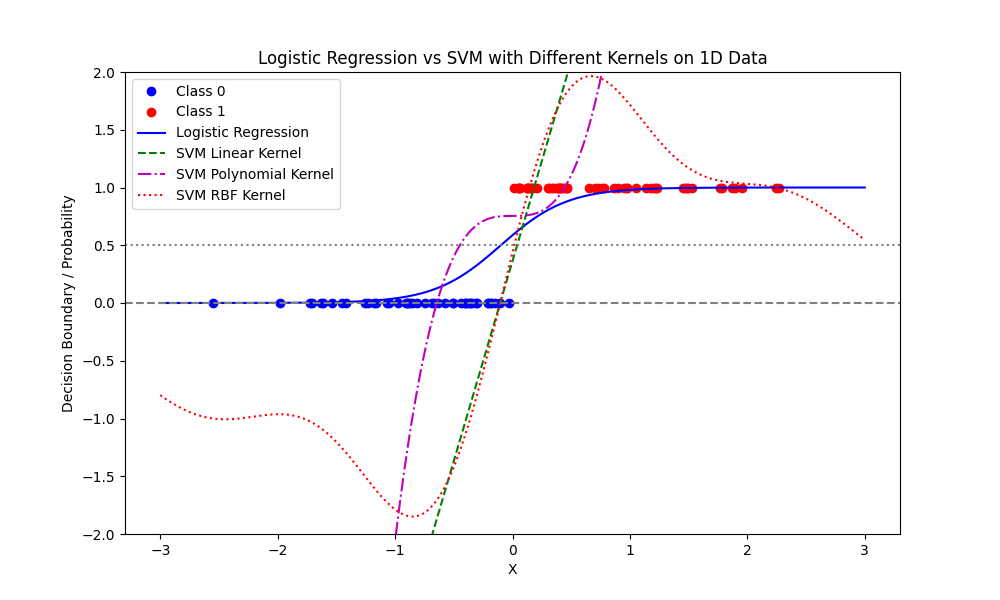

Python code for this plot:
import numpy as np
import matplotlib.pyplot as plt
from sklearn.linear_model import LogisticRegression
from sklearn.svm import SVC
from sklearn.metrics import accuracy_score
from sklearn.model_selection import train_test_split

# Generate a simple 1D dataset
np.random.seed(0)
X = np.random.randn(100, 1)  # 100 points in 1D space
y = (X > 0).astype(int).ravel()  # Classify points based on their sign (0 for negative, 1 for positive)

# Split the data into training and test sets
X_train, X_test, y_train, y_test = train_test_split(X, y, test_size=0.2, random_state=0)

# Initialize logistic regression and SVM models with different kernels
log_reg = LogisticRegression()
svm_linear = SVC(kernel='linear')
svm_poly = SVC(kernel='poly', degree=3)  # Polynomial kernel with degree 3
svm_rbf = SVC(kernel='rbf', gamma='scale')  # RBF kernel with default gamma

# Train the models
log_reg.fit(X_train, y_train)
svm_linear.fit(X_train, y_train)
svm_poly.fit(X_train, y_train)
svm_rbf.fit(X_train, y_train)

# Predict on the test set
y_pred_log_reg = log_reg.predict(X_test)
y_pred_svm_linear = svm_linear.predict(X_test)
y_pred_svm_poly = svm_poly.predict(X_test)
y_pred_svm_rbf = svm_rbf.predict(X_test)

# Calculate accuracy
acc_log_reg = accuracy_score(y_test, y_pred_log_reg)
acc_svm_linear = accuracy_score(y_test, y_pred_svm_linear)
acc_svm_poly = accuracy_score(y_test, y_pred_svm_poly)
acc_svm_rbf = accuracy_score(y_test, y_pred_svm_rbf)

# Print the accuracies
print(f"Logistic Regression Accuracy: {acc_log_reg:.2f}")
print(f"SVM Linear Kernel Accuracy: {acc_svm_linear:.2f}")
print(f"SVM Polynomial Kernel Accuracy: {acc_svm_poly:.2f}")
print(f"SVM RBF Kernel Accuracy: {acc_svm_rbf:.2f}")

# Plotting the decision boundaries
x_values = np.linspace(-3, 3, 500).reshape(-1, 1)
y_values_log_reg = log_reg.predict_proba(x_values)[:, 1]
y_values_svm_linear = svm_linear.decision_function(x_values)
y_values_svm_poly = svm_poly.decision_function(x_values)
y_values_svm_rbf = svm_rbf.decision_function(x_values)

plt.figure(figsize=(10, 6))
plt.plot(X[y == 0], y[y == 0], "bo", label="Class 0")
plt.plot(X[y == 1], y[y == 1], "ro", label="Class 1")

# Plot each model's decision boundary
plt.plot(x_values, y_values_log_reg, "b-", label="Logistic Regression")
plt.plot(x_values, y_values_svm_linear, "g--", label="SVM Linear Kernel")
plt.plot(x_values, y_values_svm_poly, "m-.", label="SVM Polynomial Kernel")
plt.plot(x_values, y_values_svm_rbf, "r:", label="SVM RBF Kernel")

# Set the Y-axis limits to increase the distance between boundaries
plt.ylim(-2, 2)

plt.axhline(0.5, color="grey", linestyle=":")  # Threshold for logistic regression
plt.axhline(0, color="grey", linestyle="--")   # Threshold for SVM
plt.legend()
plt.xlabel("X")
plt.ylabel("Decision Boundary / Probability")
plt.title("Logistic Regression vs SVM with Different Kernels on 1D Data")
plt.show()
